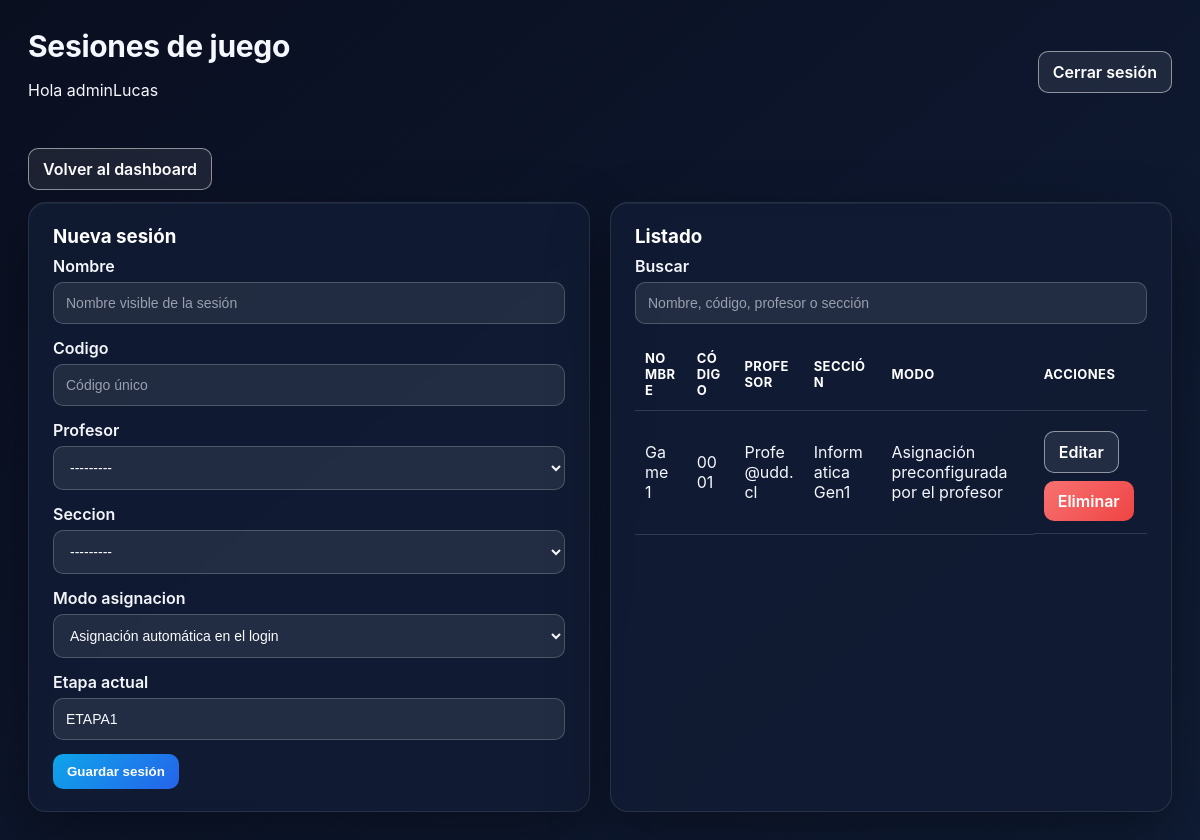
Page /admin-panel/sesiones/ (signed in) on the committed database.
### etapasJuego/models.py (models this page shows, shortened)
class GameSession(models.Model):
    THEME_CHOICES = [
        ("SALUD", "Salud"),
        ("SUST", "Sustentabilidad"),
        ("EDU", "Educación"),
    ]
    MODO_CHOICES = [
        ("LOGIN_RANDOM", "Asignación automática en el login"),
        ("PRECONFIGURADO", "Asignación preconfigurada por el profesor"),
    ]
    nombre = models.CharField(max_length=100)
    codigo = models.CharField(max_length=10, unique=True)
    fecha = models.DateField(auto_now_add=True)
    profesor = models.ForeignKey(
        settings.AUTH_USER_MODEL,
        on_delete=models.SET_NULL,
        null=True,
        blank=True,
        related_name="sesiones_juego",
    )
    etapa_actual = models.CharField(max_length=20, default="ETAPA1")
    seccion = models.ForeignKey(
        "login.SeccionEstudiantes",
        related_name="sesiones",
        on_delete=models.SET_NULL,
        null=True,
        blank=True,
    )
    modo_asignacion = models.CharField(
        max_length=20,
        choices=MODO_CHOICES,
        default="LOGIN_RANDOM",
    )
    duracion_etapa1_segundos = models.PositiveIntegerField(default=5 * 60)
    duracion_etapa2_segundos = models.PositiveIntegerField(default=10 * 60)
    duracion_etapa3_segundos = models.PositiveIntegerField(default=15 * 60)
    duracion_etapa4_segundos = models.PositiveIntegerField(default=10 * 60)
    qr_encuesta_url = models.URLField(blank=True, null=True)
    qr_instagram_url = models.URLField(blank=True, null=True)
    qr_linkedin_url = models.URLField(blank=True, null=True)
    class Meta:
        constraints = [
            models.UniqueConstraint(
                fields=["seccion"],
                name="unique_gamesession_per_seccion",
            ),
        ]

### login/models.py (models this page shows)
class SeccionEstudiantes(models.Model):
    nombre = models.CharField(max_length=100)
    carrera = models.CharField(max_length=100, blank=True)
    carrera_fk = models.ForeignKey(
        "Carrera",
        related_name="secciones",
        on_delete=models.SET_NULL,
        null=True,
        blank=True,
        help_text="Nueva referencia normalizada a Carrera; preferir este campo sobre el texto legado.",
    )
    anio_ingreso = models.PositiveIntegerField(null=True, blank=True)
    fecha_creacion = models.DateTimeField(auto_now_add=True)
    def __str__(self):
        return self.nombre

### login/panel_views.py (the view, shortened to what this page needs)
# urls.py: path("sesiones/", views.admin_sesiones, name="sesiones"),
@admin_required
def admin_sesiones(request):
    q = request.GET.get("q", "").strip()
    sesiones = GameSession.objects.select_related("profesor", "seccion")
    sesiones = sesiones.order_by("-fecha", "-id")
    form = GameSessionForm(request.POST or None, request=request)
    if request.method == "POST" and form.is_valid():
        form.save()
        messages.success(request, "Sesión guardada.")
        return redirect("adminpanel:sesiones")
    return render(
        request,
        "login/admin/sesiones.html",
        {"sesiones": sesiones, "form": form, "q": q},
    )

### login/forms.py
class GameSessionForm(BaseStyledModelForm):
    class Meta:
        model = GameSession
        fields = ["nombre", "codigo", "profesor", "seccion", "modo_asignacion", "etapa_actual"]
        widgets = {
            "nombre": forms.TextInput(attrs={"placeholder": "Nombre visible de la sesión"}),
            "codigo": forms.TextInput(attrs={"placeholder": "Código único"}),
            "modo_asignacion": forms.Select(attrs={"class": "form-field"}),
            "etapa_actual": forms.TextInput(attrs={"placeholder": "ETAPA1"}),
        }
    def __init__(self, *args, **kwargs):
        allowed_secciones = kwargs.pop("allowed_secciones", None)
        super().__init__(*args, **kwargs)
        User = get_user_model()
        prof_qs = User.objects.filter(groups__name=PROFESOR_GROUP).distinct()
        if self.request and not is_admin(self.request.user):
            prof_qs = prof_qs.filter(id=self.request.user.id)
            self.fields["profesor"].initial = self.request.user
        self.fields["profesor"].queryset = prof_qs
        if allowed_secciones is not None:
            self.fields["seccion"].queryset = allowed_secciones

### login/permissions.py (called while the page is built)
def is_admin(user) -> bool:
    return user.is_superuser or user.is_staff or user_has_role(user, ADMIN_GROUP)

def _role_required(check_fn, error_message):
    def decorator(view_func):
        @wraps(view_func)
        def _wrapped(request, *args, **kwargs):
            if not request.user.is_authenticated:
                return redirect("login:login")
            if not check_fn(request.user):
                messages.error(request, error_message)
                return redirect("login:login")
            return view_func(request, *args, **kwargs)
        return login_required(_wrapped)
    return decorator

### login/templates/login/admin/sesiones.html (shortened to what this page needs)
{% extends "login/panel_base.html" %}
{% block header_title %}Sesiones de juego{% endblock %}
{% block content %}
<div class="panel-actions-row" style="margin-bottom:12px;">
    <a class="btn-link btn-outline" href="{% url 'adminpanel:dashboard' %}">Volver al dashboard</a>
</div>
<div class="panel-grid">
    <div class="panel-card">
        <h3>Nueva sesión</h3>
        <form method="post" class="panel-form">
            {% include "login/admin/_form_fields.html" with form=form %}
            <button class="btn-link btn-primary" type="submit">Guardar sesión</button>
        </form>
    </div>
    <div class="panel-card">
        <h3>Listado</h3>
        <form method="get" class="panel-form" style="margin-bottom:12px;">
            <div class="form-group">
                <label>Buscar</label>
                <input type="text" name="q" value="{{ q }}" placeholder="Nombre, código, profesor o sección" class="form-field">
            </div>
        </form>
        <div class="panel-table-wrapper">
            <table class="panel-table">
                <thead>
                    <tr>
                        <th>Nombre</th>
                        <th>Código</th>
                        <th>Profesor</th>
                        <th>Sección</th>
                        <th>Modo</th>
                        <th>Acciones</th>
                    </tr>
                </thead>
                <tbody>
                    {% for s in sesiones %}
                        <tr>
                            <td>{{ s.nombre }}</td>
                            <td>{{ s.codigo }}</td>
                            <td>{{ s.profesor }}</td>
                            <td>{{ s.seccion }}</td>
                            <td>{{ s.get_modo_asignacion_display }}</td>
                            <td class="panel-actions-row">
                                <a class="btn-link btn-outline" href="{% url 'adminpanel:sesion_editar' s.id %}">Editar</a>
                                <a class="btn-link btn-danger" href="{% url 'adminpanel:sesion_eliminar' s.id %}">Eliminar</a>
                            </td>
                        </tr>
                    {% empty %}
                        <tr><td colspan="6">No hay sesiones registradas.</td></tr>
                    {% endfor %}
                </tbody>
            </table>
        </div>
    </div>
</div>
{% endblock %}

### login/templates/login/panel_base.html (shortened to what this page needs)
{% load static %}
<!DOCTYPE html>
<html lang="es">
<head>
    <link rel="stylesheet" href="{% static 'login/css/panel.css' %}">
</head>
<body class="panel-body {% if request.resolver_match and request.resolver_match.app_name == 'adminpanel' %}admin-theme{% elif request.resolver_match and request.resolver_match.app_name == 'profesorpanel' %}professor-theme{% endif %}">
    <div class="panel-container">
        <div class="panel-topbar">
            <div>
                <h1>{% block header_title %}Panel{% endblock %}</h1>
                <p>Hola {{ request.user.get_full_name|default:request.user.username }}</p>
            </div>
            <div class="panel-actions">
                {% if request.user.is_authenticated %}
                    <a class="btn-link btn-outline" href="{% url 'login:logout' %}">Cerrar sesión</a>
                {% endif %}
            </div>
        </div>
        {% block content %}{% endblock %}
    </div>
</body>
</html>

### login/static/login/css/panel.css (style rules this page uses)
body.panel-body { font-family: 'Inter', 'Helvetica Neue', Arial, sans-serif; background: #0b1021; background-image: radial-gradient(circle at 20% 20%, rgba(255,255,255,0.06), transparent 20%), radial-gradient(circle at 80% 10%, rgba(255,255,255,0.05), transparent 18%), linear-gradient(135deg, #0b1021 0%, #0e152d 45%, #0b162f 100%); min-height: 100vh; margin: 0; padding: 28px; color: #e6edf9; }
.panel-body.admin-theme { background: linear-gradient(140deg, #0a0f20 0%, #0d162c 50%, #101d36 100%); color: #f5f8ff; }
.panel-container { max-width: 1300px; margin: 0 auto; padding-bottom: 24px; }
.panel-topbar { display: flex; align-items: center; justify-content: space-between; color: #f5f8ff; margin-bottom: 32px; position: relative; }
.panel-topbar h1 { margin: 0; font-size: 30px; letter-spacing: -0.3px; }
.panel-topbar .panel-actions { display: flex; gap: 12px; }
.panel-card { background: #0f1a31; border-radius: 18px; padding: 22px 24px; box-shadow: 0 22px 64px rgba(0, 0, 0, 0.28), 0 1px 0 rgba(255, 255, 255, 0.08) inset, 0 1px 0 rgba(255, 255, 255, 0.05); border: 1px solid rgba(255,255,255,0.08); margin-bottom: 22px; text-decoration: none; color: #f7faff; display: block; backdrop-filter: blur(8px); }
.panel-body.admin-theme .panel-card, .panel-body.professor-theme .panel-card { background: rgba(17, 28, 52, 0.92); border: 1px solid rgba(255,255,255,0.1); box-shadow: 0 24px 60px rgba(0, 0, 0, 0.35), 0 1px 0 rgba(255, 255, 255, 0.05) inset; }
.panel-grid { display: grid; grid-template-columns: repeat(auto-fit, minmax(260px, 1fr)); gap: 20px; align-items: stretch; }
.panel-card h2, .panel-card h3 { margin-top: 0; margin-bottom: 8px; color: #ffffff; }
.panel-table { width: 100%; min-width: 100%; border-collapse: collapse; box-sizing: border-box; table-layout: auto; }
.panel-table th, .panel-table td { padding: 12px 10px; border-bottom: 1px solid rgba(255,255,255,0.14); text-align: left; color: #f5f7ff; word-break: break-word; white-space: normal; }
.panel-table-wrapper { width: 100%; overflow-x: auto; }
.panel-table th { font-weight: 700; color: #ffffff; text-transform: uppercase; letter-spacing: 0.4px; font-size: 13px; }
.panel-form .form-group { margin-bottom: 14px; }
.panel-form label { display: block; margin-bottom: 6px; font-weight: 600; color: #f4f6fb; }
.panel-form .form-group { margin-bottom: 14px; width: 100%; }
.panel-form input, .panel-form select, .panel-form textarea { display: block; width: 100%; border: 1px solid rgba(255,255,255,0.2); border-radius: 10px; padding: 12px; font-size: 14px; background: rgba(255,255,255,0.08); color: #f9fbff; box-sizing: border-box; }
.panel-form input::placeholder, .panel-form textarea::placeholder { color: rgba(233, 237, 247, 0.6); }
.btn-link { display: inline-block; padding: 10px 14px; border-radius: 10px; border: none; color: #ffffff; text-decoration: none; cursor: pointer; font-weight: 600; transition: transform 0.08s ease, box-shadow 0.12s ease; }
.btn-primary { background: linear-gradient(135deg, #0ea5e9 0%, #2563eb 100%); }
.btn-outline { border: 1px solid rgba(255,255,255,0.5); color: #ffffff; background: rgba(255,255,255,0.08); }
.btn-danger { background: linear-gradient(135deg, #f87171 0%, #ef4444 100%); }
.panel-actions-row { display: flex; gap: 8px; flex-wrap: wrap; margin-top: 8px; }

### rows in the picture
GameSession: nombre "Game 1", codigo "0001", profesor "Profe@udd.cl", seccion "Informatica Gen1", modo_asignacion "Asignación preconfigurada por el profesor"

### other values in the picture
{{ request.user.get_full_name|default:request.user.username }} "adminLucas"
{{ field.label }} "Nombre" "Codigo" "Profesor" "Seccion" "Modo asignacion" "Etapa actual"
